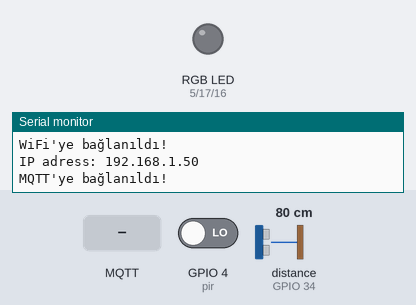
This sketch was run on a simulated ESP32. Parts: an RGB LED mixed from three pins (HIGH = lit), the last lines printed to the serial monitor. Wiring (from diagram.json): ultrasonic range finder: trigger GPIO 25; echo GPIO 34. The test bench sets the inputs (shaded band); at power-on: GPIO 4 (pir) LOW, distance to the obstacle (sensor on GPIO 34) 80 cm. The echo pulse lasts 58.3 µs per cm; WiFi joins after 1.5 s; servers stay silent unless stated; random numbers use the default seed unless the sketch sets one; no MQTT or app messages arrive unless stated; pins used as bus, display or sensor lines are not drawn.

Above: at 2.7 s.
2.8 s: MQTT message "ON" arrives on the first subscribed topic
At 4.0 s:
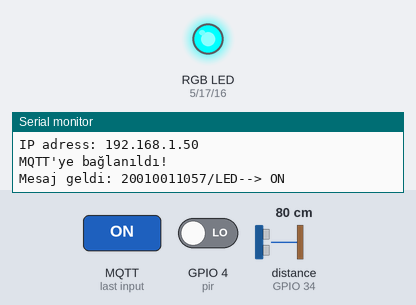
4.3 s: MQTT message "20010011057/LED" arrives on the first subscribed topic
At 5.3 s:
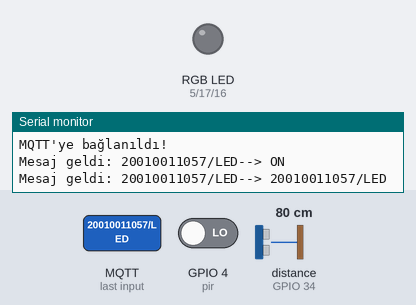
Timing chart, 0 to 7.3 s (numbered marks = the images above; inputs shaded):
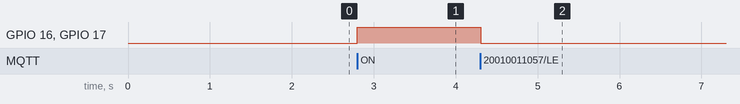

Measured:
- after the input at 2.8 s, GPIO 16 (bluePin), GPIO 17 (greenPin): LOW → HIGH at once
- after the input at 4.3 s, GPIO 16 (bluePin), GPIO 17 (greenPin): HIGH → LOW at once

The sketch:

sketch.ino
```cpp
#include <WiFi.h> // WiFi ile ağa bağlanmak için kullanıldı.
#include <PubSubClient.h> // MQTT brokera bağlanmak için kullanıldı.

long duration; // Süre değişkeni için kullanıldı.
float distance; // Mesafe değişkeni için kullanıldı.
int trigPin = 25; // HC-SRO4 sensörünün trig pini için kullanıldı.
int echoPin = 34; // HC-SRO4 sensörünün echo pini için kullanıldı.

int pir = 4; // Pir sensörünün pir! pini için kullanıldı.
int redPin = 5;  // RGB Led'in red pini için kullanıldı.
int greenPin = 17; // RGB Led'in green pini için kullanıldı.
int bluePin = 16; // RGB Led'in blue pini için kullanıldı.

char* ssid="Wokwi-GUEST"; // Ağ adı için kullanıldı.
char* password=""; // Ağ şifresi için kullanıldı.

char* mqttServer="test.mosquitto.org"; // MQTT server'ına bağlanmak için kullanıldı.
char* topic="20010011057/mesafe"; // MQTT mesajlarını göndermek ve almak için kullanıldı.

int IP=0; // Hareket değişkeni için kullanıldı.

WiFiClient espClient; // WiFi üzerinden TCP bağlantıları kurmak için kullanıldı.
PubSubClient client(espClient); // MQTT borker'ına bağlanmak için kullanıldı.

String msgStr; // MQTT broker'a gönderilen mesajlar için kullanıldı.
boolean led_switch=false; // Dashboard'daki switch'i tutmak için kullanıldı.

void setup_wifi()
{
    delay((10)); // 10 milisaniye bekletildi.
    WiFi.begin(ssid,password); // WiFi ağına bağlanmaya çalışıldı.

    while(WiFi.status()!=WL_CONNECTED) // WiFi bağlantısı kurulana kadar devam eder.
    {
        delay(500); // 500 milisaniye bekletildi.
    }

    Serial.println("WiFi'ye bağlanıldı!"); // Terminale "WiFi'ye bağlanıldı!" yazısı yazıldı.
    Serial.print("IP adress: "); // Terminale "IP adress: " yazısı yazıldı.
    Serial.println(WiFi.localIP()); // Terminale yerel ağın IP adresi yazıldı.
}

void reconnected() // MQTT broker'a tekrardan bağlanmak için kullanıldı.
{
    while(!client.connected()) // İstemcinin bağlantı durumunu kontrol eder.
    {
        String istemciId = "ESP32Client-"; // İstemci kimlik değerini tutması için kullanıldı.
        istemciId += String(random(0xffff), HEX); // Her bağlantıda benzersiz bir kimlik oluşturulması için kullanıldı.
        if(client.connect(istemciId.c_str())) // MQTT borker'a bağlanmaya çalışır. Eğer sonuç true olursa bu bağlama girer.
        {
            Serial.println("MQTT'ye bağlanıldı!"); // Terminale "MQTT'ye bağlanıldı!" yazısı yazıldı.
            Serial.println(); // Terminalde bir satır aşağı geçildi.
            client.subscribe("20010011057/LED"); // İstemci "20010011057/LED" konusu ile abone oldu.
            client.subscribe(topic); // İstemci "20010011057/mesafe" konusu ile abone oldu.
            client.publish(topic, "0.0");  // İstemci "20010011057/mesafe" konusuna 0.0 mesajı yayınladı.
        }
        else
        {
            Serial.println("Hata"); // Bağlantı sağlanmaz ise terminale "Hata" mesajı yazıldı.
            Serial.println("5 saniye içersinde tekrardan bağlanılmaya çalışılacak!"); // Terminale "5 saniye içersinde tekrardan bağlanılmaya çalışılacak!" yazısı yazıldı.
            delay(5000); // 5000 milisaniye bekletildi.
        }
    }
}

void renkAyarla(int kirmizi, int yesil, int mavi)
{
  // Ledin parlaklığının doğru bir şekilde ayarlanması için renk değerlerinin terse çevirilme işlemlerinin yapılması sağlanıldı.
  kirmizi = 255-kirmizi; // Kırmızı renk değeri çevirildi.
  yesil = 255-yesil; // Yeşil renk değeri çevirildi.
  mavi = 255-mavi; // Mavi renk değeri çevirildi.
  analogWrite(redPin, kirmizi); // Terse çevirilmiş kırmızı renk değeri redPin'ine yazıldı.
  analogWrite(greenPin, yesil); // Terse çevirilmiş yeşil renk değeri greenPin'ine yazıldı.
  analogWrite(bluePin, mavi); // Terse çevirilmiş mavi renk değeri bluePin'ine yazıldı.

}

void callback(char* topic, byte* payload, unsigned int length)
{
    // MQTT mesajlarını dinler konuya bir mesaj geldiyse ilgili işlemleri gerçekleştirir.
    Serial.print("Mesaj geldi: ");// Terminale "Mesaj geldi: " yazısı yazıldı.
    Serial.print(topic);// Terminale mesajın konusu yazıldı.
    String data=""; // Gelen mesajı tutmak için kullanıldı.

    for(int i=0; i<length; i++)
    {
        data +=(char)payload[i]; // Gelen mesaj içeriğini data değişkenine yazmak için kullanıldı.
    }

    Serial.print("--> "+data); // Terminale  "--> " ve data değeri yazıldı.

    Serial.println(); // Bir satır aşağı geçmek için kullanıldı.
    if(String(topic)=="20010011057/LED") // Mesajın konusu "20010011057/LED" ise ilgili işlemler gerçekleştirilmektedir.
    {
        if(data=="ON") // Gelen mesaj "ON" ise switch açıktır.
        {
            led_switch=true; // Bu yüzden kontrol değişkeni "true" olarak güncellenmiştir.
            renkAyarla(255,0,0); // Led'in krımızı renk ile yanması için kullanıldı.
        }
        else
        {
            led_switch=false; // Gelen mesaj "OFF" ise switch kapalıdır.
            renkAyarla(255,255,255); // Led'i beyaz renk ile yakmak için kullanıldı.
        }
    }
    delay(500); // 500 milisaniye bekletildi.
}

void setup() {

  Serial.begin(115200); // Seri haberleşmeyi başlatmak için kullamnıldı.
  Serial.println("ESP32 geliştirme kartına bağlanıldı!"); // Terminale "ESP32 geliştirme kartına bağlanıldı!" yazısı yazıldı.
  pinMode(trigPin, OUTPUT); // Sensörün ses dalgası göndermesini sağlar.
  pinMode(echoPin, INPUT); // Ses dalgasının nesneye çarpıp geri dönmesi sonucundaki mesafeyi hesaplar.
  pinMode(pir, INPUT); // Hareket sensörünün verilerinin almak için pin "INPUT" olarak ayarlandı.

  pinMode(redPin, OUTPUT); // Kırmızı led pini çıkış olarak ayarlandı.
  pinMode(greenPin, OUTPUT); // Yeşil led pini çıkış olarak ayarlandı.
  pinMode(bluePin, OUTPUT); // Mavi led pini çıkış olarak ayarlandı.

  setup_wifi(); // WiFi'ye bağlanma fonksiyonunu başlatır.
  client.setServer(mqttServer, 1883); // MQTT sunucusunun port ve adres ayarlamasını gerçekleştirir.
  client.setCallback(callback); // Gelen mesajları işlemek için bir arama işlevi.

  renkAyarla(255,255,255); // Led'i beyaz renk ile yakmak için kullanıldı.
}

void loop() {

  if(!client.connected()) // MQTT istemcisinin bağlantı kontrolünü gerçekleştirir.
  {
      reconnected(); // İstemci eğer bağlanmadıysa tekrardan bağlantı gerçekleşmesi için fonskiyonu "reconnected" çağırılır.
  }

  client.loop(); // Bağlantının sürdürülmesi için gerekli bir kod.

  digitalWrite(trigPin, LOW); // Trig pine düşük değer verilir.
  delayMicroseconds(2); // 2 mikrosaniye bekletildi.

  digitalWrite(trigPin, HIGH); // Trig pine yüksek değer verilir.
  delayMicroseconds(10); // 1o mikrosaniye bekletildi.
  digitalWrite(trigPin, LOW); // Trig pine düşük değer verilir.

  duration = pulseIn(echoPin, HIGH); // Yüksek seviyedeki echo sinyallerinin süresi ölçüldü.
  distance = (duration * 0.034) / 2; // Mesafe hesaplandı.

  IP = digitalRead(pir); // Hareket algılama sonucu "IP" değikenine yazıldı.

  msgStr=String(distance); // Mesafe değeri stringe çevirildi.
  client.publish(topic, msgStr.c_str()); // MQTT üzerinden "20010011057/mesafe" konusuna mesaj gönderildi.
  msgStr=""; // Mesaj değişkeni güncellendi.

  if(IP == 1) // Eğer hareket sensörü hareket algıldıysa.
  {
    if(distance>0 && distance<50) // Mesafe 0 ve 50 arasında ise.
    {
      renkAyarla(255,0,0); // Led'i kırmızı renk ile yakmak için kullanıldı.
      delay(250); // 250 milisaniye bekletildi.
      renkAyarla(255,255,255); // Led'i beyaz renk ile yakmak için kullanıldı.

      if(led_switch==false) // Dashboard'daki led switch kapalı ise.
      {
        renkAyarla(255,255,255); // Led'i beyaz renk ile yakmak için kullanıldı.
      }
    }
    else // Mesafe 0 ve 50 arasında değilse.
    {
      if(led_switch==false) // Dashboard'daki led switch kapalı ise.
      {
        renkAyarla(255,255,255); // Led'i beyaz renk ile yakmak için kullanıldı.
      }
      else // Dashboard'daki led switch açık ise.
      {
        renkAyarla(255,0,0); // Led'i kırmızı renk ile yakmak için kullanıldı.
      }
    }
  }
  else  // Eğer hareket sensörü hareket algılamadıysa.
  {
    if(led_switch==false) // Dashboard'daki led switch kapalı ise.
      {
        renkAyarla(255,255,255); // Led'i beyaz renk ile yakmak için kullanıldı.
      }
    else // Dashboard'daki led switch açık ise.
      {
        renkAyarla(255,0,0); // Led'i kırmızı renk ile yakmak için kullanıldı.
      }
  }
}
```
